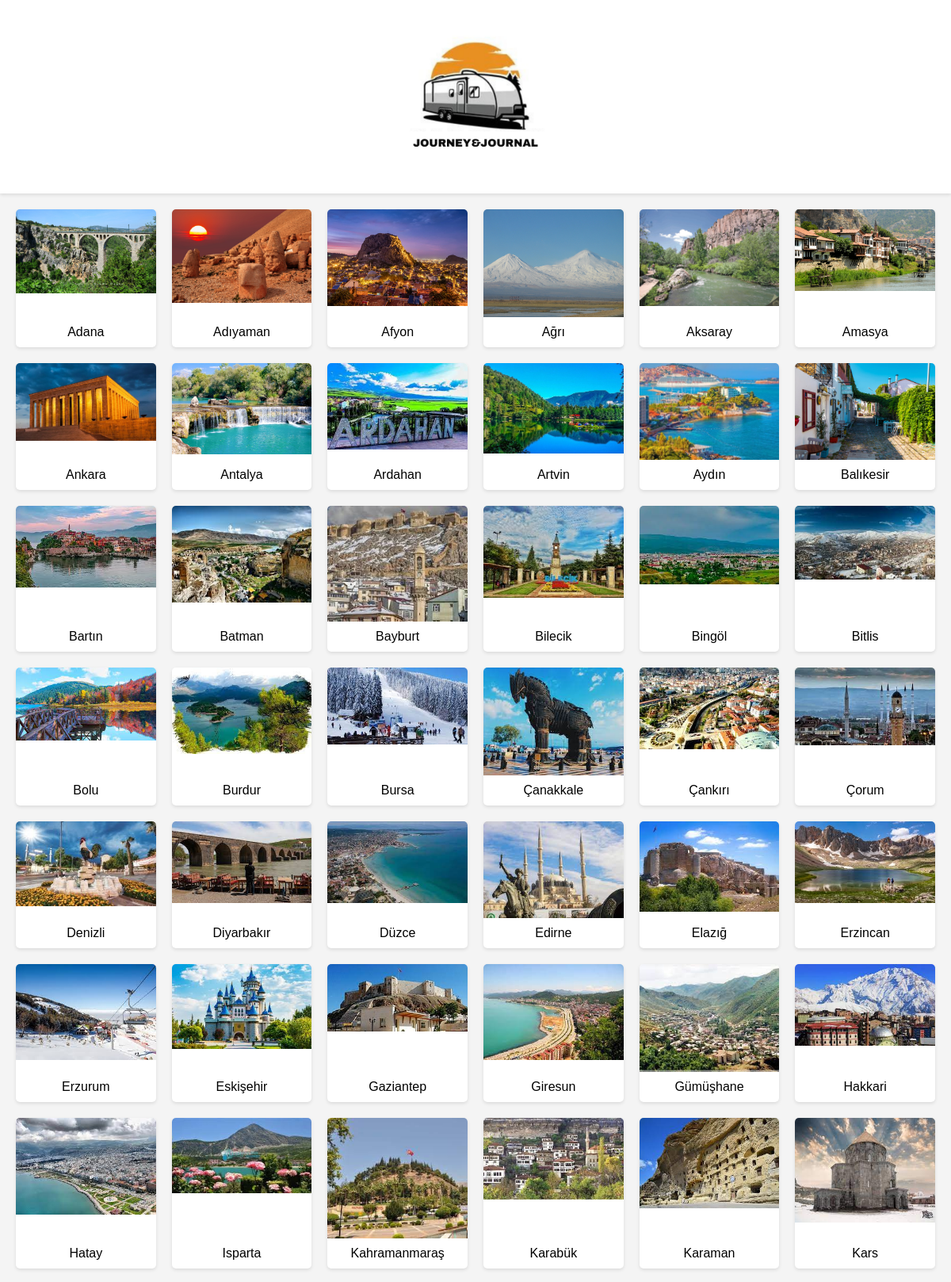
The app's page /second/ (upper part) with its own data.
### cities/models.py (models this page shows, shortened)
class City(models.Model):
    name = models.CharField(max_length=100)
    image = models.ImageField(upload_to='city_images/')

### cities/views.py (the view)
# urls.py: path('second/', views.second_page, name='second'),
def second_page(request):
    cities = City.objects.all()
    return render(request, 'second.html', {'cities': cities})

### cities/templates/second.html (shortened to what this page needs)
{% load static %}
<!DOCTYPE html>
<html lang="en">
<head>
    <link rel="stylesheet" href="{% static 'second.css' %}">
</head>
<body>
    <header class="header">
        <img src="{% static 'images/logo.png' %}" alt="Logo">
    </header>
    <main class="main">
        <div class="container">
            {% for city in cities %}
            <div class="box">
                <a href="{% url 'city_detail' city_name=city.name %}">
                    <img src="{{ city.image.url }}" alt="{{ city.name }}">
                </a>
                <p class="city-name">{{ city.name }}</p>
            </div>
            {% endfor %}
        </div>
    </main>
</body>
</html>

### cities/static/second.css (style rules this page uses)
* { box-sizing: border-box; margin: 0; padding: 0; }
body { font-family: Arial, sans-serif; background-color: #f4f4f4; }
.header { text-align: center; padding: 20px; background-color: #fff; box-shadow: 0 2px 4px rgba(0, 0, 0, 0.1); }
.header img { max-width: 200px; }
.main { padding: 20px; }
.container { max-width: 100%; margin: 0 auto; display: grid; gap: 20px; grid-template-columns: repeat(6, 1fr); }
.box { background-color: #fff; border-radius: 5px; box-shadow: 0 2px 4px rgba(0, 0, 0, 0.1); overflow: hidden; text-align: center; display: flex; flex-direction: column; }
.box img { width: 100%; height: 100%; object-fit: cover; flex-shrink: 0; }
.box p { text-align: center; padding: 10px 0; margin-top: auto; }

### records on screen
City: image (picture), name "Adana"
City: image (picture), name "Adıyaman"
City: image (picture), name "Afyon"
City: image (picture), name "Ağrı"
City: image (picture), name "Aksaray"
City: image (picture), name "Amasya"
City: image (picture), name "Ankara"
City: image (picture), name "Antalya"
City: image (picture), name "Ardahan"
City: image (picture), name "Artvin"
City: image (picture), name "Aydın"
City: image (picture), name "Balıkesir"
City: image (picture), name "Bartın"
City: image (picture), name "Batman"
City: image (picture), name "Bayburt"
City: image (picture), name "Bilecik"
City: image (picture), name "Bingöl"
City: image (picture), name "Bitlis"
City: image (picture), name "Bolu"
City: image (picture), name "Burdur"
City: image (picture), name "Bursa"
City: image (picture), name "Çanakkale"
City: image (picture), name "Çankırı"
City: image (picture), name "Çorum"
City: image (picture), name "Denizli"
City: image (picture), name "Diyarbakır"
City: image (picture), name "Düzce"
City: image (picture), name "Edirne"
City: image (picture), name "Elazığ"
City: image (picture), name "Erzincan"
City: image (picture), name "Erzurum"
City: image (picture), name "Eskişehir"
City: image (picture), name "Gaziantep"
City: image (picture), name "Giresun"
City: image (picture), name "Gümüşhane"
City: image (picture), name "Hakkari"
City: image (picture), name "Hatay"
City: image (picture), name "Isparta"
City: image (picture), name "Kahramanmaraş"
City: image (picture), name "Karabük"
City: image (picture), name "Karaman"
City: image (picture), name "Kars"
